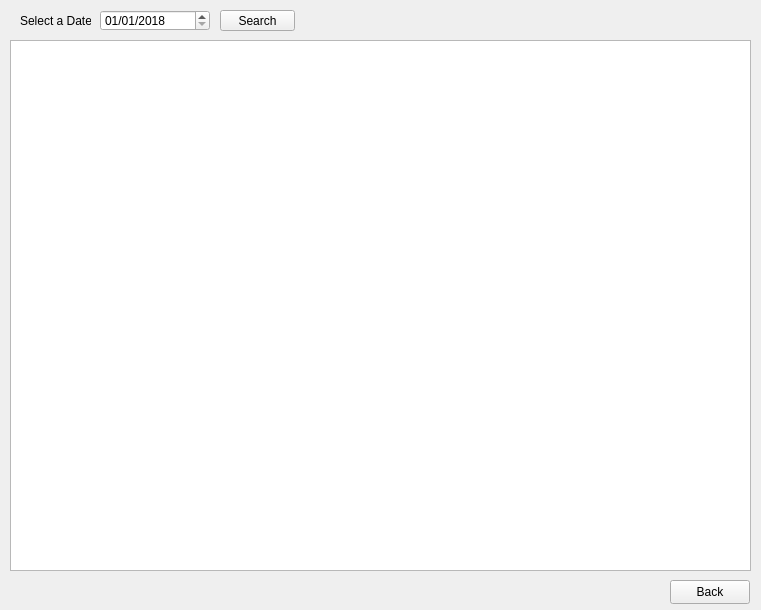
<?xml version="1.0" encoding="UTF-8"?>
<ui version="4.0">
 <class>newSales</class>
 <widget class="QWidget" name="newSales">
  <property name="geometry">
   <rect>
    <x>0</x>
    <y>0</y>
    <width>761</width>
    <height>610</height>
   </rect>
  </property>
  <property name="minimumSize">
   <size>
    <width>649</width>
    <height>500</height>
   </size>
  </property>
  <property name="windowTitle">
   <string>Form</string>
  </property>
  <widget class="QPushButton" name="pushButton_back">
   <property name="geometry">
    <rect>
     <x>670</x>
     <y>580</y>
     <width>80</width>
     <height>24</height>
    </rect>
   </property>
   <property name="minimumSize">
    <size>
     <width>80</width>
     <height>24</height>
    </size>
   </property>
   <property name="maximumSize">
    <size>
     <width>80</width>
     <height>24</height>
    </size>
   </property>
   <property name="text">
    <string>Back</string>
   </property>
  </widget>
  <widget class="QTableWidget" name="tableWidget">
   <property name="geometry">
    <rect>
     <x>10</x>
     <y>40</y>
     <width>741</width>
     <height>531</height>
    </rect>
   </property>
  </widget>
  <widget class="QDateEdit" name="dateEdit_chooseDate">
   <property name="geometry">
    <rect>
     <x>100</x>
     <y>10</y>
     <width>110</width>
     <height>21</height>
    </rect>
   </property>
   <property name="displayFormat">
    <string>MM/dd/yyyy</string>
   </property>
   <property name="date">
    <date>
     <year>2018</year>
     <month>1</month>
     <day>1</day>
    </date>
   </property>
  </widget>
  <widget class="QLabel" name="label">
   <property name="geometry">
    <rect>
     <x>20</x>
     <y>10</y>
     <width>71</width>
     <height>21</height>
    </rect>
   </property>
   <property name="text">
    <string>Select a Date:</string>
   </property>
  </widget>
  <widget class="QPushButton" name="pushButton">
   <property name="geometry">
    <rect>
     <x>220</x>
     <y>10</y>
     <width>75</width>
     <height>21</height>
    </rect>
   </property>
   <property name="text">
    <string>Search</string>
   </property>
  </widget>
 </widget>
 <resources/>
 <connections/>
</ui>
